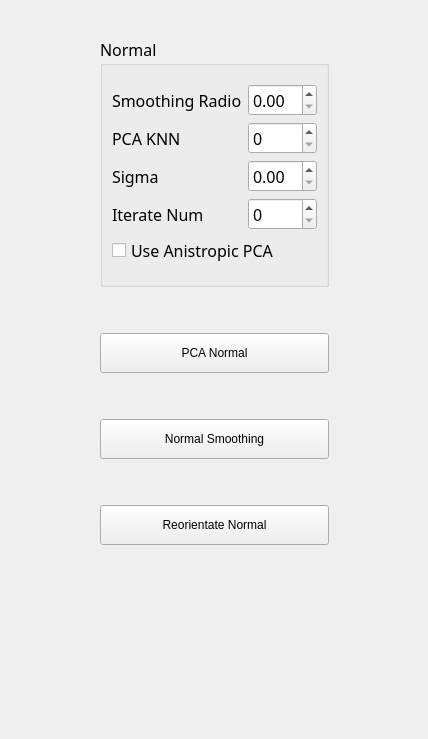
<?xml version="1.0" encoding="UTF-8"?>
<ui version="4.0">
 <class>NormalForm</class>
 <widget class="QWidget" name="NormalForm">
  <property name="geometry">
   <rect>
    <x>0</x>
    <y>0</y>
    <width>428</width>
    <height>739</height>
   </rect>
  </property>
  <property name="windowTitle">
   <string>Form</string>
  </property>
  <layout class="QVBoxLayout" name="verticalLayout_4">
   <item>
    <layout class="QVBoxLayout" name="verticalLayout_3">
     <item>
      <layout class="QHBoxLayout" name="horizontalLayout_2">
       <item>
        <spacer name="horizontalSpacer_3">
         <property name="orientation">
          <enum>Qt::Horizontal</enum>
         </property>
         <property name="sizeHint" stdset="0">
          <size>
           <width>40</width>
           <height>20</height>
          </size>
         </property>
        </spacer>
       </item>
       <item>
        <widget class="QPushButton" name="pushButton_4">
         <property name="maximumSize">
          <size>
           <width>20</width>
           <height>20</height>
          </size>
         </property>
         <property name="text">
          <string/>
         </property>
         <property name="icon">
          <iconset resource="resources.qrc">
           <normaloff>:/close.png</normaloff>:/close.png</iconset>
         </property>
         <property name="flat">
          <bool>true</bool>
         </property>
        </widget>
       </item>
       <item>
        <spacer name="horizontalSpacer_4">
         <property name="orientation">
          <enum>Qt::Horizontal</enum>
         </property>
         <property name="sizeType">
          <enum>QSizePolicy::Maximum</enum>
         </property>
         <property name="sizeHint" stdset="0">
          <size>
           <width>20</width>
           <height>20</height>
          </size>
         </property>
        </spacer>
       </item>
      </layout>
     </item>
     <item>
      <layout class="QHBoxLayout" name="horizontalLayout">
       <item>
        <spacer name="horizontalSpacer">
         <property name="orientation">
          <enum>Qt::Horizontal</enum>
         </property>
         <property name="sizeHint" stdset="0">
          <size>
           <width>40</width>
           <height>20</height>
          </size>
         </property>
        </spacer>
       </item>
       <item>
        <layout class="QVBoxLayout" name="verticalLayout_2">
         <item>
          <widget class="QGroupBox" name="groupBox">
           <property name="minimumSize">
            <size>
             <width>0</width>
             <height>250</height>
            </size>
           </property>
           <property name="font">
            <font>
             <family>文泉驿正黑</family>
             <pointsize>12</pointsize>
            </font>
           </property>
           <property name="title">
            <string>Normal</string>
           </property>
           <layout class="QVBoxLayout" name="verticalLayout">
            <item>
             <layout class="QGridLayout" name="gridLayout">
              <item row="3" column="0">
               <widget class="QLabel" name="label_4">
                <property name="text">
                 <string>Iterate Num</string>
                </property>
               </widget>
              </item>
              <item row="0" column="0">
               <widget class="QLabel" name="label">
                <property name="text">
                 <string>Smoothing Radio</string>
                </property>
               </widget>
              </item>
              <item row="2" column="0">
               <widget class="QLabel" name="label_3">
                <property name="text">
                 <string>Sigma</string>
                </property>
               </widget>
              </item>
              <item row="1" column="0">
               <widget class="QLabel" name="label_2">
                <property name="text">
                 <string>PCA KNN</string>
                </property>
               </widget>
              </item>
              <item row="4" column="0" colspan="2">
               <widget class="QCheckBox" name="checkBox">
                <property name="text">
                 <string>Use Anistropic PCA</string>
                </property>
               </widget>
              </item>
              <item row="1" column="1">
               <widget class="QSpinBox" name="spinBox"/>
              </item>
              <item row="2" column="1">
               <widget class="QDoubleSpinBox" name="doubleSpinBox_2"/>
              </item>
              <item row="3" column="1">
               <widget class="QSpinBox" name="spinBox_2"/>
              </item>
              <item row="0" column="1">
               <widget class="QDoubleSpinBox" name="doubleSpinBox"/>
              </item>
             </layout>
            </item>
           </layout>
          </widget>
         </item>
         <item>
          <spacer name="verticalSpacer">
           <property name="orientation">
            <enum>Qt::Vertical</enum>
           </property>
           <property name="sizeType">
            <enum>QSizePolicy::Maximum</enum>
           </property>
           <property name="sizeHint" stdset="0">
            <size>
             <width>20</width>
             <height>40</height>
            </size>
           </property>
          </spacer>
         </item>
         <item>
          <widget class="QPushButton" name="pushButton">
           <property name="minimumSize">
            <size>
             <width>0</width>
             <height>40</height>
            </size>
           </property>
           <property name="text">
            <string>PCA Normal</string>
           </property>
          </widget>
         </item>
         <item>
          <spacer name="verticalSpacer_2">
           <property name="orientation">
            <enum>Qt::Vertical</enum>
           </property>
           <property name="sizeType">
            <enum>QSizePolicy::Maximum</enum>
           </property>
           <property name="sizeHint" stdset="0">
            <size>
             <width>20</width>
             <height>40</height>
            </size>
           </property>
          </spacer>
         </item>
         <item>
          <widget class="QPushButton" name="pushButton_2">
           <property name="minimumSize">
            <size>
             <width>0</width>
             <height>40</height>
            </size>
           </property>
           <property name="text">
            <string>Normal Smoothing</string>
           </property>
          </widget>
         </item>
         <item>
          <spacer name="verticalSpacer_3">
           <property name="orientation">
            <enum>Qt::Vertical</enum>
           </property>
           <property name="sizeType">
            <enum>QSizePolicy::Maximum</enum>
           </property>
           <property name="sizeHint" stdset="0">
            <size>
             <width>20</width>
             <height>40</height>
            </size>
           </property>
          </spacer>
         </item>
         <item>
          <widget class="QPushButton" name="pushButton_3">
           <property name="minimumSize">
            <size>
             <width>0</width>
             <height>40</height>
            </size>
           </property>
           <property name="text">
            <string>Reorientate Normal</string>
           </property>
          </widget>
         </item>
         <item>
          <spacer name="verticalSpacer_6">
           <property name="orientation">
            <enum>Qt::Vertical</enum>
           </property>
           <property name="sizeHint" stdset="0">
            <size>
             <width>20</width>
             <height>40</height>
            </size>
           </property>
          </spacer>
         </item>
         <item>
          <spacer name="verticalSpacer_5">
           <property name="orientation">
            <enum>Qt::Vertical</enum>
           </property>
           <property name="sizeHint" stdset="0">
            <size>
             <width>20</width>
             <height>40</height>
            </size>
           </property>
          </spacer>
         </item>
         <item>
          <spacer name="verticalSpacer_4">
           <property name="orientation">
            <enum>Qt::Vertical</enum>
           </property>
           <property name="sizeType">
            <enum>QSizePolicy::Fixed</enum>
           </property>
           <property name="sizeHint" stdset="0">
            <size>
             <width>20</width>
             <height>40</height>
            </size>
           </property>
          </spacer>
         </item>
        </layout>
       </item>
       <item>
        <spacer name="horizontalSpacer_2">
         <property name="orientation">
          <enum>Qt::Horizontal</enum>
         </property>
         <property name="sizeHint" stdset="0">
          <size>
           <width>40</width>
           <height>20</height>
          </size>
         </property>
        </spacer>
       </item>
      </layout>
     </item>
    </layout>
   </item>
  </layout>
 </widget>
 <resources>
  <include location="resources.qrc"/>
 </resources>
 <connections/>
</ui>
